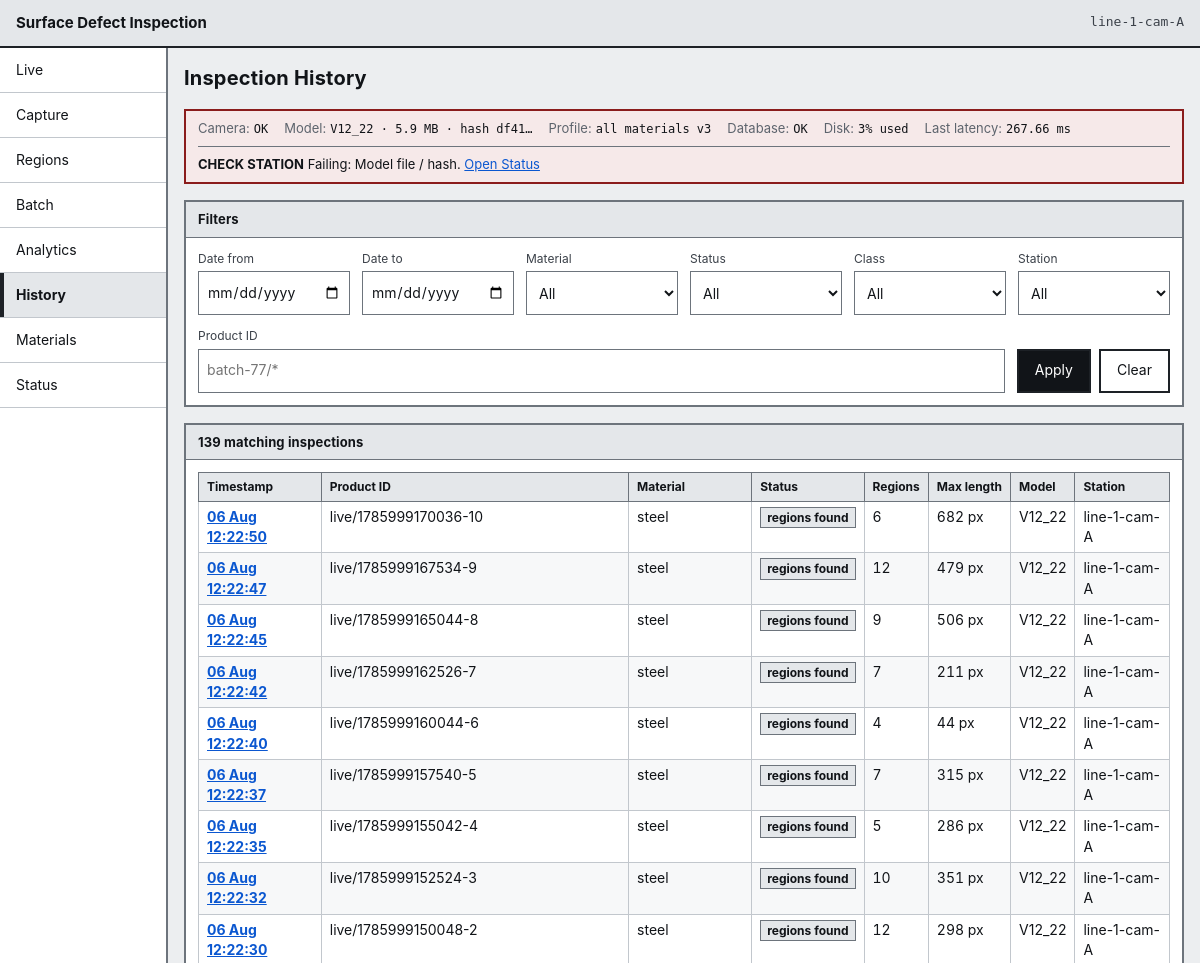
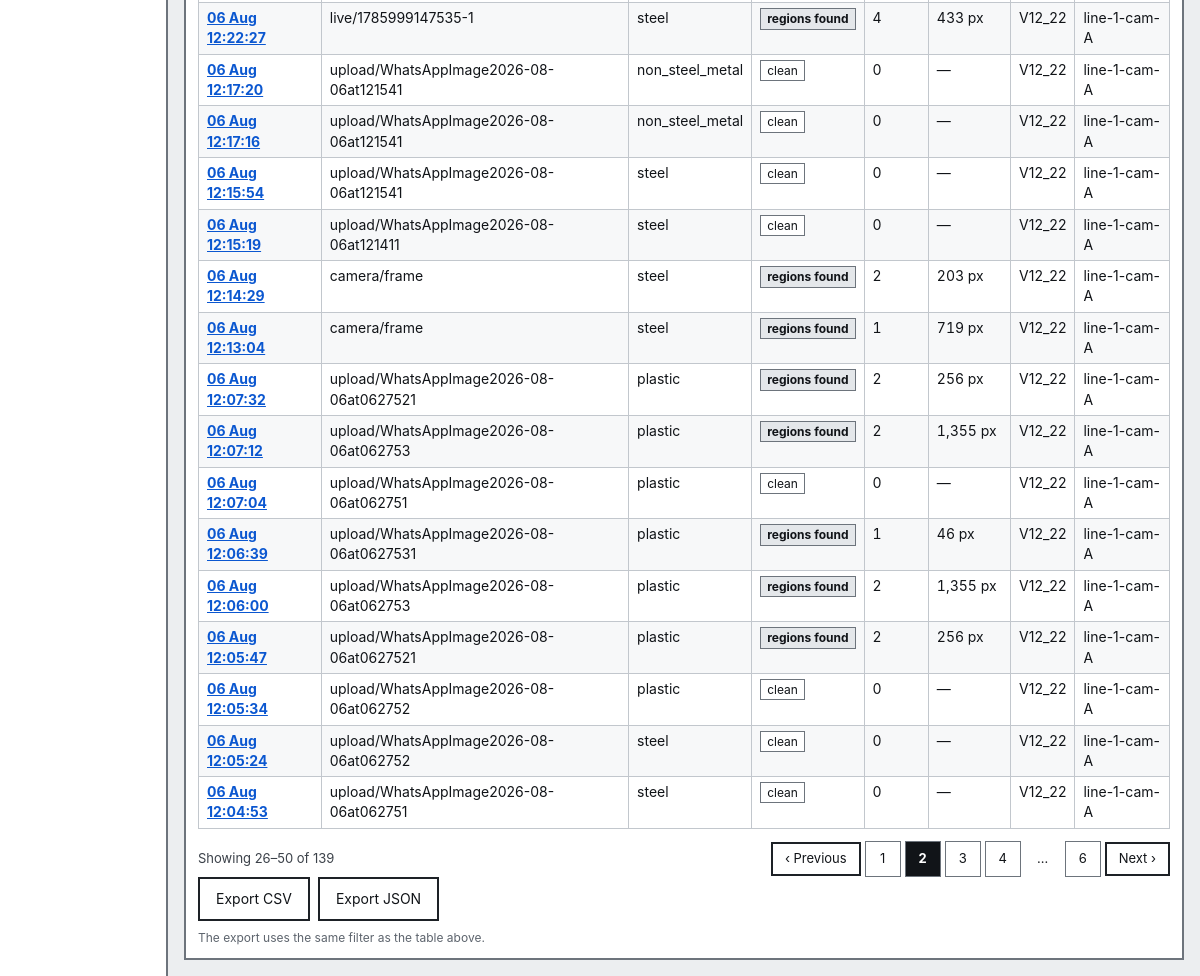
The app's page /history?page=2&page_size=25 with its own data (2 pictures, top to bottom).
### tables this page shows
CREATE TABLE station (
    station_id    INTEGER PRIMARY KEY AUTOINCREMENT,
    station_code  TEXT NOT NULL UNIQUE,
    line_code     TEXT NOT NULL,
    mm_per_pixel  REAL,               -- NULL until the station is calibrated
    camera_status TEXT NOT NULL DEFAULT 'ok',
    created_at    TEXT NOT NULL
);

CREATE TABLE model_version (
    model_version_id INTEGER PRIMARY KEY AUTOINCREMENT,
    file_name        TEXT NOT NULL,
    version          TEXT NOT NULL,
    artefact_sha256  TEXT NOT NULL UNIQUE,
    parameter_count  INTEGER,
    size_mb          REAL,
    precision        TEXT,
    latency_ms       REAL,
    created_at       TEXT NOT NULL,
    is_active        INTEGER NOT NULL DEFAULT 0 CHECK (is_active IN (0, 1))
);

CREATE TABLE inspection (
    inspection_id      INTEGER PRIMARY KEY AUTOINCREMENT,
    station_id         INTEGER NOT NULL REFERENCES station (station_id),
    profile_id         INTEGER NOT NULL REFERENCES profile (profile_id),
    model_version_id   INTEGER NOT NULL REFERENCES model_version (model_version_id),
    material_id        INTEGER REFERENCES material (material_id),
    batch_run_id       INTEGER REFERENCES batch_run (batch_run_id),
    image_sha256       TEXT,
    product_id         TEXT,
    captured_at        TEXT NOT NULL,
    processed_at       TEXT NOT NULL,
    status             TEXT NOT NULL CHECK (status IN (
                           'regions_found', 'clean',
                           'acquisition_failure', 'processing_failure')),
    region_count       INTEGER NOT NULL DEFAULT 0,
    latency_ms         REAL,
    source_image_path  TEXT,
    overlay_image_path TEXT,
    error_code         TEXT,
    error_message      TEXT
);

CREATE TABLE material (
    material_id    INTEGER PRIMARY KEY AUTOINCREMENT,
    material_code  TEXT NOT NULL UNIQUE,
    material_name  TEXT NOT NULL,
    support_status TEXT NOT NULL CHECK (support_status IN (
                       'supported', 'one_product_only', 'thin_coverage',
                       'typing_unsupported', 'not_supported', 'under_evaluation')),
    notes          TEXT
);

### app/routes/pages.py (the view)
@router.get("/history", response_class=HTMLResponse)
def history(
    request: Request,
    conn: sqlite3.Connection = Depends(get_db),
    settings: Settings = Depends(settings_dep),
) -> HTMLResponse:
    context = _base_context(request, conn, settings, "history")
    filters = history_service.parse_filters(dict(request.query_params))
    page = history_service.search(conn, filters)
    context.update(
        {
            "filters": filters,
            "page": page,
            "options": history_service.options(conn),
            "totals": history_service.totals(conn, filters),
            "query": filters.query_string(),
            "page_numbers": page_numbers(page.page, page.page_count),
        }
    )
    return _templates(request).TemplateResponse(request, "history.html", context)

### app/templates/history.html (shortened to what this page needs)
{% extends "base.html" %}
{% block heading %}Inspection History{% endblock %}
{% block content %}
<section class="panel" aria-labelledby="filters-heading">
  <h2 class="panel__title" id="filters-heading">Filters</h2>
  <form class="filter-bar" method="get" action="/history" id="history-filters">
    <div class="field">
      <label for="date_from">Date from</label>
      <input type="date" id="date_from" name="date_from" value="{{ filters.date_from or '' }}">
    </div>
    <div class="field">
      <label for="date_to">Date to</label>
      <input type="date" id="date_to" name="date_to" value="{{ filters.date_to or '' }}">
    </div>
    <div class="field">
      <label for="material">Material</label>
      <select id="material" name="material">
        <option value="">All</option>
      </select>
    </div>
    <div class="field">
      <label for="status">Status</label>
      <select id="status" name="status">
        <option value="">All</option>
      </select>
    </div>
    <div class="field">
      <label for="class">Class</label>
      <select id="class" name="class">
        <option value="">All</option>
      </select>
    </div>
    <div class="field">
      <label for="station">Station</label>
      <select id="station" name="station">
        <option value="">All</option>
      </select>
    </div>
    <div class="field">
      <label for="product_id">Product ID</label>
      <input type="search" id="product_id" name="product_id" value="{{ filters.product_id or '' }}" placeholder="batch-77/*">
    </div>
    <div class="field field--actions">
      <button type="submit" class="button button--primary">Apply</button>
      <a class="button" href="/history">Clear</a>
    </div>
  </form>
</section>
<section class="panel" aria-labelledby="results-heading">
  <h2 class="panel__title" id="results-heading">
    {{ page.total|number }} matching inspection{% if page.total != 1 %}s{% endif %}
  </h2>
  {% if page.rows %}
  <div class="table-scroll">
    <table class="table table--compact">
      <thead>
        <tr>
          <th scope="col">Timestamp</th>
          <th scope="col">Product ID</th>
          <th scope="col">Material</th>
          <th scope="col">Status</th>
          <th scope="col">Regions</th>
          <th scope="col">Max length</th>
          <th scope="col">Model</th>
          <th scope="col">Station</th>
        </tr>
      </thead>
      <tbody>
        {% for row in page.rows %}
        <tr>
          <th scope="row"><a class="link-action" href="/inspections/{{ row.inspection_id }}?back={{ query|urlencode }}">{{ row.captured_at|short_time }}</a></th>
          <td>{{ row.product_id or "&mdash;"|safe }}</td>
          <td>{{ row.material_code or "&mdash;"|safe }}</td>
          <td><span class="status status--{{ row.status }}">{{ row.status|status_label }}</span></td>
          <td class="num">{% if row.status in ("acquisition_failure", "processing_failure") %}&mdash;{% else %}{{ row.region_count }}{% endif %}</td>
          <td class="num">{% if row.max_length_px %}{{ row.max_length_px|px }}{% else %}&mdash;{% endif %}</td>
          <td>{{ row.model_version }}</td>
          <td>{{ row.station_code }}</td>
        </tr>
        {% endfor %}
      </tbody>
    </table>
  </div>
  {% include "partials/pagination.html" %}
  <div class="button-row">
    <a class="button" href="/api/inspections/export.csv?{{ query }}">Export CSV</a>
    <a class="button" href="/api/inspections/export.json?{{ query }}">Export JSON</a>
  </div>
  <p class="note note--quiet">The export uses the same filter as the table above.</p>
  {% endif %}
</section>
{% endblock %}

### app/templates/base.html (shortened to what this page needs)
<!DOCTYPE html>
<html lang="en">
<head>
  <link rel="stylesheet" href="/static/css/base.css">
  <link rel="stylesheet" href="/static/css/layout.css">
  <link rel="stylesheet" href="/static/css/components.css">
  <link rel="stylesheet" href="/static/css/responsive.css">
</head>
<body data-screen="{{ active }}">
  <header class="app-bar">
    <span class="app-bar__title">{{ app_title }}</span>
    <span class="app-bar__station" title="Station">{{ station }}</span>
  </header>
  <div class="shell">
    {% include "partials/navigation.html" %}
    <main id="main" class="main" tabindex="-1">
      <div class="page-header">
        <h1 class="page-header__title">{% block heading %}{% endblock %}</h1>
      </div>
      {% if health is defined %}{% include "partials/health_strip.html" %}{% endif %}
      {% block content %}{% endblock %}
    </main>
  </div>
</body>
</html>

### app/templates/partials/health_strip.html (shortened to what this page needs)
<section class="strip strip--{{ health.overall }}" aria-label="Station health">
  <ul class="strip__items">
    <li class="strip__item">
      <span class="strip__key">Camera</span>
      <span class="strip__value">{{ health.camera.state_label }}</span>
    </li>
    <li class="strip__item">
      <span class="strip__key">Model</span>
      <span class="strip__value">{{ health.model_version }}{% if health.model_size_mb %} &middot; {{ health.model_size_mb }} MB{% endif %} &middot; hash {{ health.model_sha_short }}</span>
    </li>
    <li class="strip__item">
      <span class="strip__key">Profile</span>
      <span class="strip__value">{{ health.profile_label }}{% if health.profile_version %} v{{ health.profile_version }}{% endif %}</span>
    </li>
    <li class="strip__item">
      <span class="strip__key">Database</span>
      <span class="strip__value">{{ health.database.state_label }}</span>
    </li>
    <li class="strip__item">
      <span class="strip__key">Disk</span>
      <span class="strip__value">{{ health.disk_value or health.disk.state_label }}</span>
    </li>
    <li class="strip__item">
      <span class="strip__key">Last latency</span>
      <span class="strip__value">{% if health.latency_ms %}{{ health.latency_ms }} ms{% else %}&mdash;{% endif %}</span>
    </li>
  </ul>
  {% if health.overall != "ok" %}
  <p class="strip__alert">
    <strong>{{ health.overall_label }}</strong>
    {% if health.failing %}Failing: {{ health.failing|join(", ") }}.{% endif %}
    <a href="/status">Open Status</a>
  </p>
  {% endif %}
</section>

### app/static/css/base.css (style rules this page uses)
:root { --ink: #111418; --ink-2: #3b4149; --ink-3: #5d646d; --paper: #ffffff; --bg: #eceef0; --panel-head: #e4e7ea; --line: #6d747c; --line-soft: #c2c7cd; --line-hard: #1d2126; --crack: #c62828; --scratch: #1565c0; --alert: #8a1c1c; --alert-bg: #f6e9e9; --warn: #6b4c00; --warn-bg: #f7f0dc; --ok: #14532d; --ok-bg: #e9f1ea; --focus: #0b57d0; --sp-1: 4px; --sp-2: 8px; --sp-3: 12px; --sp-4: 16px; --sp-5: 24px; --sp-6: 32px; --touch: 44px; --font: -apple-system, BlinkMacSystemFont, "Segoe UI", Roboto, "Helvetica Neue", Arial, sans-serif; --mono: ui-monospace, "DejaVu Sans Mono", "SFMono-Regular", Menlo, Consolas, monospace; }
*, *::before, *::after { box-sizing: border-box; }
html { -webkit-text-size-adjust: 100%; }
body { margin: 0; background: var(--bg); color: var(--ink); font-family: var(--font); font-size: 15px; line-height: 1.45; }
h1, h2, h3 { margin: 0; font-weight: 700; letter-spacing: 0.01em; }
h1 { font-size: 20px; }
h2 { font-size: 15px; }
p { margin: 0 0 var(--sp-3); }
p:last-child { margin-bottom: 0; }
a { color: var(--focus); }
.num { text-align: right; font-variant-numeric: tabular-nums; }

### app/static/css/layout.css (style rules this page uses)
.app-bar { display: flex; justify-content: space-between; align-items: center; gap: var(--sp-3); background: var(--panel-head); border-bottom: 2px solid var(--line-hard); padding: var(--sp-3) var(--sp-4); }
.app-bar__title { font-weight: 700; font-size: 15px; }
.app-bar__station { font-family: var(--mono); font-size: 13px; color: var(--ink-2); }
.shell { display: grid; grid-template-columns: 168px minmax(0, 1fr); align-items: start; min-height: calc(100vh - 49px); }
.main { padding: var(--sp-4); min-width: 0; display: flex; flex-direction: column; gap: var(--sp-4); }
.page-header { display: flex; flex-wrap: wrap; gap: var(--sp-3); justify-content: space-between; align-items: center; }

### records on screen
station: station_code "line-1-cam-A"
model_version: model_version "V12_22", model_size_mb "5.9"
inspection: latency_ms "267.66"
inspection: captured_at|short_time "06 Aug 12:22:50", product "live/1785999170036-10", material_code "steel", status|status_label "regions found", region_count "6", max_length_px|px "682 px", model_version "V12_22", station_code "line-1-cam-A"
inspection: captured_at|short_time "06 Aug 12:22:47", product "live/1785999167534-9", material_code "steel", status|status_label "regions found", region_count "12", max_length_px|px "479 px", model_version "V12_22", station_code "line-1-cam-A"
inspection: captured_at|short_time "06 Aug 12:22:45", product "live/1785999165044-8", material_code "steel", status|status_label "regions found", region_count "9", max_length_px|px "506 px", model_version "V12_22", station_code "line-1-cam-A"
inspection: captured_at|short_time "06 Aug 12:22:42", product "live/1785999162526-7", material_code "steel", status|status_label "regions found", region_count "7", max_length_px|px "211 px", model_version "V12_22", station_code "line-1-cam-A"
inspection: captured_at|short_time "06 Aug 12:22:40", product "live/1785999160044-6", material_code "steel", status|status_label "regions found", region_count "4", max_length_px|px "44 px", model_version "V12_22", station_code "line-1-cam-A"
inspection: captured_at|short_time "06 Aug 12:22:37", product "live/1785999157540-5", material_code "steel", status|status_label "regions found", region_count "7", max_length_px|px "315 px", model_version "V12_22", station_code "line-1-cam-A"
inspection: captured_at|short_time "06 Aug 12:22:35", product "live/1785999155042-4", material_code "steel", status|status_label "regions found", region_count "5", max_length_px|px "286 px", model_version "V12_22", station_code "line-1-cam-A"
inspection: captured_at|short_time "06 Aug 12:22:32", product "live/1785999152524-3", material_code "steel", status|status_label "regions found", region_count "10", max_length_px|px "351 px", model_version "V12_22", station_code "line-1-cam-A"
inspection: captured_at|short_time "06 Aug 12:22:30", product "live/1785999150048-2", material_code "steel", status|status_label "regions found", region_count "12", max_length_px|px "298 px", model_version "V12_22", station_code "line-1-cam-A"
inspection: captured_at|short_time "06 Aug 12:22:27", product "live/1785999147535-1", material_code "steel", status|status_label "regions found", region_count "4", max_length_px|px "433 px", model_version "V12_22", station_code "line-1-cam-A"
inspection: captured_at|short_time "06 Aug 12:17:20", product "upload/WhatsAppImage2026-08-06at121541", material_code "non_steel_metal", status|status_label "clean", region_count "0", model_version "V12_22", station_code "line-1-cam-A"
inspection: captured_at|short_time "06 Aug 12:17:16", product "upload/WhatsAppImage2026-08-06at121541", material_code "non_steel_metal", status|status_label "clean", region_count "0", model_version "V12_22", station_code "line-1-cam-A"
inspection: captured_at|short_time "06 Aug 12:15:54", product "upload/WhatsAppImage2026-08-06at121541", material_code "steel", status|status_label "clean", region_count "0", model_version "V12_22", station_code "line-1-cam-A"
inspection: captured_at|short_time "06 Aug 12:15:19", product "upload/WhatsAppImage2026-08-06at121411", material_code "steel", status|status_label "clean", region_count "0", model_version "V12_22", station_code "line-1-cam-A"
inspection: captured_at|short_time "06 Aug 12:14:29", product "camera/frame", material_code "steel", status|status_label "regions found", region_count "2", max_length_px|px "203 px", model_version "V12_22", station_code "line-1-cam-A"
inspection: captured_at|short_time "06 Aug 12:13:04", product "camera/frame", material_code "steel", status|status_label "regions found", region_count "1", max_length_px|px "719 px", model_version "V12_22", station_code "line-1-cam-A"
inspection: captured_at|short_time "06 Aug 12:07:32", product "upload/WhatsAppImage2026-08-06at0627521", material_code "plastic", status|status_label "regions found", region_count "2", max_length_px|px "256 px", model_version "V12_22", station_code "line-1-cam-A"
inspection: captured_at|short_time "06 Aug 12:07:12", product "upload/WhatsAppImage2026-08-06at062753", material_code "plastic", status|status_label "regions found", region_count "2", max_length_px|px "1,355 px", model_version "V12_22", station_code "line-1-cam-A"
inspection: captured_at|short_time "06 Aug 12:07:04", product "upload/WhatsAppImage2026-08-06at062751", material_code "plastic", status|status_label "clean", region_count "0", model_version "V12_22", station_code "line-1-cam-A"
inspection: captured_at|short_time "06 Aug 12:06:39", product "upload/WhatsAppImage2026-08-06at0627531", material_code "plastic", status|status_label "regions found", region_count "1", max_length_px|px "46 px", model_version "V12_22", station_code "line-1-cam-A"
inspection: captured_at|short_time "06 Aug 12:06:00", product "upload/WhatsAppImage2026-08-06at062753", material_code "plastic", status|status_label "regions found", region_count "2", max_length_px|px "1,355 px", model_version "V12_22", station_code "line-1-cam-A"
inspection: captured_at|short_time "06 Aug 12:05:47", product "upload/WhatsAppImage2026-08-06at0627521", material_code "plastic", status|status_label "regions found", region_count "2", max_length_px|px "256 px", model_version "V12_22", station_code "line-1-cam-A"
inspection: captured_at|short_time "06 Aug 12:05:34", product "upload/WhatsAppImage2026-08-06at062752", material_code "plastic", status|status_label "clean", region_count "0", model_version "V12_22", station_code "line-1-cam-A"
inspection: captured_at|short_time "06 Aug 12:05:24", product "upload/WhatsAppImage2026-08-06at062752", material_code "steel", status|status_label "clean", region_count "0", model_version "V12_22", station_code "line-1-cam-A"
inspection: captured_at|short_time "06 Aug 12:04:53", product "upload/WhatsAppImage2026-08-06at062751", material_code "steel", status|status_label "clean", region_count "0", model_version "V12_22", station_code "line-1-cam-A"

### other values on screen
{{ app_title }} "Surface Defect Inspection"
{{ item.label }} "Live" "Capture" "Regions" "Batch" "Analytics" "History" "Materials" "Status"
{{ health.camera.state_label }} "OK"
{{ health.model_sha_short }} "df41…"
{{ health.profile_label }} "all materials"
{{ health.profile_version }} "3"
{{ health.database.state_label }} "OK"
{{ health.disk_value or health.disk.state_label }} "3% used"
{{ health.overall_label }} "CHECK STATION"
{{ health.failing|join(", ") }} "Model file / hash"
{{ page.total|number }} "139"
{{ page.first_index }} "26"
{{ page.last_index }} "50"
{{ number }} "1" "3" "4" "6"
{{ number }} "2"
